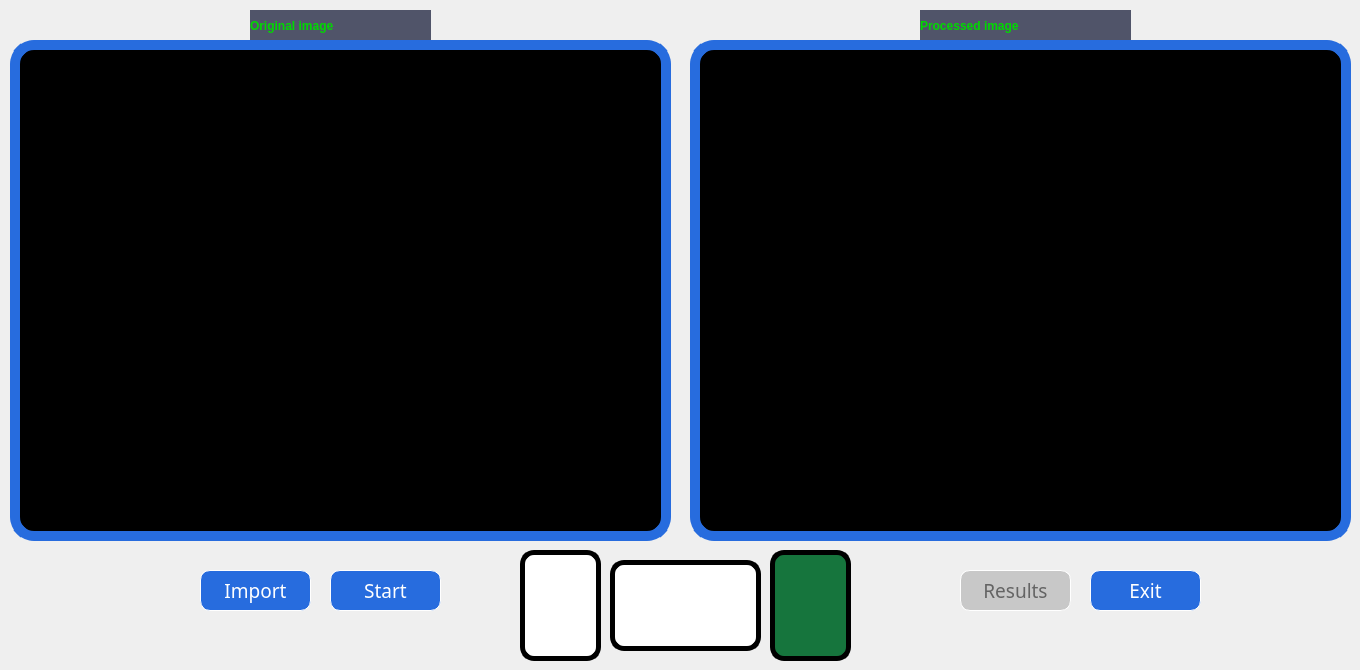
  <widget class="QWidget" name="centralwidget">
   <property name="autoFillBackground">
    <bool>false</bool>
   </property>
   <widget class="QLabel" name="lb_Original">
    <property name="geometry">
     <rect>
      <x>10</x>
      <y>40</y>
      <width>661</width>
      <height>501</height>
     </rect>
    </property>
    <property name="minimumSize">
     <size>
      <width>0</width>
      <height>0</height>
     </size>
    </property>
    <property name="palette">
     <palette>
      <active>
       <colorrole role="WindowText">
        <brush brushstyle="SolidPattern">
         <color alpha="255">
          <red>255</red>
          <green>255</green>
          <blue>255</blue>
         </color>
        </brush>
       </colorrole>
       <colorrole role="Button">
        <brush brushstyle="SolidPattern">
         <color alpha="255">
          <red>0</red>
          <green>0</green>
          <blue>0</blue>
         </color>
        </brush>
       </colorrole>
       <colorrole role="Light">
        <brush brushstyle="SolidPattern">
         <color alpha="255">
          <red>0</red>
          <green>0</green>
          <blue>0</blue>
         </color>
        </brush>
       </colorrole>
       <colorrole role="Midlight">
        <brush brushstyle="SolidPattern">
         <color alpha="255">
          <red>0</red>
          <green>0</green>
          <blue>0</blue>
         </color>
        </brush>
       </colorrole>
       <colorrole role="Dark">
        <brush brushstyle="SolidPattern">
         <color alpha="255">
          <red>0</red>
          <green>0</green>
          <blue>0</blue>
         </color>
        </brush>
       </colorrole>
       <colorrole role="Mid">
        <brush brushstyle="SolidPattern">
         <color alpha="255">
          <red>0</red>
          <green>0</green>
          <blue>0</blue>
         </color>
        </brush>
       </colorrole>
       <colorrole role="Text">
        <brush brushstyle="SolidPattern">
         <color alpha="255">
          <red>255</red>
          <green>255</green>
          <blue>255</blue>
         </color>
        </brush>
       </colorrole>
       <colorrole role="BrightText">
        <brush brushstyle="SolidPattern">
         <color alpha="255">
          <red>255</red>
          <green>255</green>
          <blue>255</blue>
         </color>
        </brush>
       </colorrole>
       <colorrole role="ButtonText">
        <brush brushstyle="SolidPattern">
         <color alpha="255">
          <red>255</red>
          <green>255</green>
          <blue>255</blue>
         </color>
        </brush>
       </colorrole>
       <colorrole role="Base">
        <brush brushstyle="SolidPattern">
         <color alpha="255">
          <red>0</red>
          <green>0</green>
          <blue>0</blue>
         </color>
        </brush>
       </colorrole>
       <colorrole role="Window">
        <brush brushstyle="SolidPattern">
         <color alpha="255">
          <red>0</red>
          <green>0</green>
          <blue>0</blue>
         </color>
        </brush>
       </colorrole>
       <colorrole role="Shadow">
        <brush brushstyle="SolidPattern">
         <color alpha="255">
          <red>0</red>
          <green>0</green>
          <blue>0</blue>
         </color>
        </brush>
       </colorrole>
       <colorrole role="AlternateBase">
        <brush brushstyle="SolidPattern">
         <color alpha="255">
          <red>0</red>
          <green>0</green>
          <blue>0</blue>
         </color>
        </brush>
       </colorrole>
       <colorrole role="ToolTipBase">
        <brush brushstyle="SolidPattern">
         <color alpha="255">
          <red>255</red>
          <green>255</green>
          <blue>220</blue>
         </color>
        </brush>
       </colorrole>
       <colorrole role="ToolTipText">
        <brush brushstyle="SolidPattern">
         <color alpha="255">
          <red>0</red>
          <green>0</green>
          <blue>0</blue>
         </color>
        </brush>
       </colorrole>
      </active>
      <inactive>
       <colorrole role="WindowText">
        <brush brushstyle="SolidPattern">
         <color alpha="255">
          <red>255</red>
          <green>255</green>
          <blue>255</blue>
         </color>
        </brush>
       </colorrole>
       <colorrole role="Button">
        <brush brushstyle="SolidPattern">
         <color alpha="255">
          <red>0</red>
          <green>0</green>
          <blue>0</blue>
         </color>
        </brush>
       </colorrole>
       <colorrole role="Light">
        <brush brushstyle="SolidPattern">
         <color alpha="255">
          <red>0</red>
          <green>0</green>
          <blue>0</blue>
         </color>
        </brush>
       </colorrole>
       <colorrole role="Midlight">
        <brush brushstyle="SolidPattern">
         <color alpha="255">
          <red>0</red>
          <green>0</green>
          <blue>0</blue>
         </color>
        </brush>
       </colorrole>
       <colorrole role="Dark">
        <brush brushstyle="SolidPattern">
         <color alpha="255">
          <red>0</red>
          <green>0</green>
          <blue>0</blue>
         </color>
        </brush>
       </colorrole>
       <colorrole role="Mid">
        <brush brushstyle="SolidPattern">
         <color alpha="255">
          <red>0</red>
          <green>0</green>
          <blue>0</blue>
         </color>
        </brush>
       </colorrole>
       <colorrole role="Text">
        <brush brushstyle="SolidPattern">
         <color alpha="255">
          <red>255</red>
          <green>255</green>
          <blue>255</blue>
         </color>
        </brush>
       </colorrole>
       <colorrole role="BrightText">
        <brush brushstyle="SolidPattern">
         <color alpha="255">
          <red>255</red>
          <green>255</green>
          <blue>255</blue>
         </color>
        </brush>
       </colorrole>
       <colorrole role="ButtonText">
        <brush brushstyle="SolidPattern">
         <color alpha="255">
          <red>255</red>
          <green>255</green>
          <blue>255</blue>
         </color>
        </brush>
       </colorrole>
       <colorrole role="Base">
        <brush brushstyle="SolidPattern">
         <color alpha="255">
          <red>0</red>
          <green>0</green>
          <blue>0</blue>
         </color>
        </brush>
       </colorrole>
       <colorrole role="Window">
        <brush brushstyle="SolidPattern">
         <color alpha="255">
          <red>0</red>
          <green>0</green>
          <blue>0</blue>
         </color>
        </brush>
       </colorrole>
       <colorrole role="Shadow">
        <brush brushstyle="SolidPattern">
         <color alpha="255">
          <red>0</red>
          <green>0</green>
          <blue>0</blue>
         </color>
        </brush>
       </colorrole>
       <colorrole role="AlternateBase">
        <brush brushstyle="SolidPattern">
         <color alpha="255">
          <red>0</red>
          <green>0</green>
          <blue>0</blue>
         </color>
        </brush>
       </colorrole>
       <colorrole role="ToolTipBase">
        <brush brushstyle="SolidPattern">
         <color alpha="255">
          <red>255</red>
          <green>255</green>
          <blue>220</blue>
         </color>
        </brush>
       </colorrole>
       <colorrole role="ToolTipText">
        <brush brushstyle="SolidPattern">
         <color alpha="255">
          <red>0</red>
          <green>0</green>
          <blue>0</blue>
         </color>
        </brush>
       </colorrole>
      </inactive>
      <disabled>
       <colorrole role="WindowText">
        <brush brushstyle="SolidPattern">
         <color alpha="255">
          <red>0</red>
          <green>0</green>
          <blue>0</blue>
         </color>
        </brush>
       </colorrole>
       <colorrole role="Button">
        <brush brushstyle="SolidPattern">
         <color alpha="255">
          <red>0</red>
          <green>0</green>
          <blue>0</blue>
         </color>
        </brush>
       </colorrole>
       <colorrole role="Light">
        <brush brushstyle="SolidPattern">
         <color alpha="255">
          <red>0</red>
          <green>0</green>
          <blue>0</blue>
         </color>
        </brush>
       </colorrole>
       <colorrole role="Midlight">
        <brush brushstyle="SolidPattern">
         <color alpha="255">
          <red>0</red>
          <green>0</green>
          <blue>0</blue>
         </color>
        </brush>
       </colorrole>
       <colorrole role="Dark">
        <brush brushstyle="SolidPattern">
         <color alpha="255">
          <red>0</red>
          <green>0</green>
          <blue>0</blue>
         </color>
        </brush>
       </colorrole>
       <colorrole role="Mid">
        <brush brushstyle="SolidPattern">
         <color alpha="255">
          <red>0</red>
          <green>0</green>
          <blue>0</blue>
         </color>
        </brush>
       </colorrole>
       <colorrole role="Text">
        <brush brushstyle="SolidPattern">
         <color alpha="255">
          <red>0</red>
          <green>0</green>
          <blue>0</blue>
         </color>
        </brush>
       </colorrole>
       <colorrole role="BrightText">
        <brush brushstyle="SolidPattern">
         <color alpha="255">
          <red>255</red>
          <green>255</green>
          <blue>255</blue>
         </color>
        </brush>
       </colorrole>
       <colorrole role="ButtonText">
        <brush brushstyle="SolidPattern">
         <color alpha="255">
          <red>0</red>
          <green>0</green>
          <blue>0</blue>
         </color>
        </brush>
       </colorrole>
       <colorrole role="Base">
        <brush brushstyle="SolidPattern">
         <color alpha="255">
          <red>0</red>
          <green>0</green>
          <blue>0</blue>
         </color>
        </brush>
       </colorrole>
       <colorrole role="Window">
        <brush brushstyle="SolidPattern">
         <color alpha="255">
          <red>0</red>
          <green>0</green>
          <blue>0</blue>
         </color>
        </brush>
       </colorrole>
       <colorrole role="Shadow">
        <brush brushstyle="SolidPattern">
         <color alpha="255">
          <red>0</red>
          <green>0</green>
          <blue>0</blue>
         </color>
        </brush>
       </colorrole>
       <colorrole role="AlternateBase">
        <brush brushstyle="SolidPattern">
         <color alpha="255">
          <red>0</red>
          <green>0</green>
          <blue>0</blue>
         </color>
        </brush>
       </colorrole>
       <colorrole role="ToolTipBase">
        <brush brushstyle="SolidPattern">
         <color alpha="255">
          <red>255</red>
          <green>255</green>
          <blue>220</blue>
         </color>
        </brush>
       </colorrole>
       <colorrole role="ToolTipText">
        <brush brushstyle="SolidPattern">
         <color alpha="255">
          <red>0</red>
          <green>0</green>
          <blue>0</blue>
         </color>
        </brush>
       </colorrole>
      </disabled>
     </palette>
    </property>
    <property name="autoFillBackground">
     <bool>false</bool>
    </property>
    <property name="styleSheet">
     <string notr="true">QLabel
{
	background: rgb(0, 0, 0);
	border: 10px solid rgb(39, 108, 222);
	border-radius: 24px;
	font: 75 14pt &quot;Reboto Medium&quot;;
}
</string>
    </property>
    <property name="text">
     <string/>
    </property>
    <property name="scaledContents">
     <bool>true</bool>
    </property>
    <property name="margin">
     <number>5</number>
    </property>
   </widget>
   <widget class="QLabel" name="lb_Procesado">
    <property name="geometry">
     <rect>
      <x>690</x>
      <y>40</y>
      <width>661</width>
      <height>501</height>
     </rect>
    </property>
    <property name="palette">
     <palette>
      <active>
       <colorrole role="WindowText">
        <brush brushstyle="SolidPattern">
         <color alpha="255">
          <red>255</red>
          <green>255</green>
          <blue>255</blue>
         </color>
        </brush>
       </colorrole>
       <colorrole role="Button">
        <brush brushstyle="SolidPattern">
         <color alpha="255">
          <red>0</red>
          <green>0</green>
          <blue>0</blue>
         </color>
        </brush>
       </colorrole>
       <colorrole role="Light">
        <brush brushstyle="SolidPattern">
         <color alpha="255">
          <red>0</red>
          <green>0</green>
          <blue>0</blue>
         </color>
        </brush>
       </colorrole>
       <colorrole role="Midlight">
        <brush brushstyle="SolidPattern">
         <color alpha="255">
          <red>0</red>
          <green>0</green>
          <blue>0</blue>
         </color>
        </brush>
       </colorrole>
       <colorrole role="Dark">
        <brush brushstyle="SolidPattern">
         <color alpha="255">
          <red>0</red>
          <green>0</green>
          <blue>0</blue>
         </color>
        </brush>
       </colorrole>
       <colorrole role="Mid">
        <brush brushstyle="SolidPattern">
         <color alpha="255">
          <red>0</red>
          <green>0</green>
          <blue>0</blue>
         </color>
        </brush>
       </colorrole>
       <colorrole role="Text">
        <brush brushstyle="SolidPattern">
         <color alpha="255">
          <red>255</red>
          <green>255</green>
          <blue>255</blue>
         </color>
        </brush>
       </colorrole>
       <colorrole role="BrightText">
        <brush brushstyle="SolidPattern">
         <color alpha="255">
          <red>255</red>
          <green>255</green>
          <blue>255</blue>
         </color>
        </brush>
       </colorrole>
       <colorrole role="ButtonText">
        <brush brushstyle="SolidPattern">
         <color alpha="255">
          <red>255</red>
          <green>255</green>
          <blue>255</blue>
         </color>
        </brush>
       </colorrole>
       <colorrole role="Base">
        <brush brushstyle="SolidPattern">
         <color alpha="255">
          <red>0</red>
          <green>0</green>
          <blue>0</blue>
         </color>
        </brush>
       </colorrole>
       <colorrole role="Window">
        <brush brushstyle="SolidPattern">
         <color alpha="255">
          <red>0</red>
          <green>0</green>
          <blue>0</blue>
         </color>
        </brush>
       </colorrole>
       <colorrole role="Shadow">
        <brush brushstyle="SolidPattern">
         <color alpha="255">
          <red>0</red>
          <green>0</green>
          <blue>0</blue>
         </color>
        </brush>
       </colorrole>
       <colorrole role="AlternateBase">
        <brush brushstyle="SolidPattern">
         <color alpha="255">
          <red>0</red>
          <green>0</green>
          <blue>0</blue>
         </color>
        </brush>
       </colorrole>
       <colorrole role="ToolTipBase">
        <brush brushstyle="SolidPattern">
         <color alpha="255">
          <red>255</red>
          <green>255</green>
          <blue>220</blue>
         </color>
        </brush>
       </colorrole>
       <colorrole role="ToolTipText">
        <brush brushstyle="SolidPattern">
         <color alpha="255">
          <red>0</red>
          <green>0</green>
          <blue>0</blue>
         </color>
        </brush>
       </colorrole>
      </active>
      <inactive>
       <colorrole role="WindowText">
        <brush brushstyle="SolidPattern">
         <color alpha="255">
          <red>255</red>
          <green>255</green>
          <blue>255</blue>
         </color>
        </brush>
       </colorrole>
       <colorrole role="Button">
        <brush brushstyle="SolidPattern">
         <color alpha="255">
          <red>0</red>
          <green>0</green>
          <blue>0</blue>
         </color>
        </brush>
       </colorrole>
       <colorrole role="Light">
        <brush brushstyle="SolidPattern">
         <color alpha="255">
          <red>0</red>
          <green>0</green>
          <blue>0</blue>
         </color>
        </brush>
       </colorrole>
       <colorrole role="Midlight">
        <brush brushstyle="SolidPattern">
         <color alpha="255">
          <red>0</red>
          <green>0</green>
          <blue>0</blue>
         </color>
        </brush>
       </colorrole>
       <colorrole role="Dark">
        <brush brushstyle="SolidPattern">
         <color alpha="255">
          <red>0</red>
          <green>0</green>
          <blue>0</blue>
         </color>
        </brush>
       </colorrole>
       <colorrole role="Mid">
        <brush brushstyle="SolidPattern">
         <color alpha="255">
          <red>0</red>
          <green>0</green>
          <blue>0</blue>
         </color>
        </brush>
       </colorrole>
       <colorrole role="Text">
        <brush brushstyle="SolidPattern">
         <color alpha="255">
          <red>255</red>
          <green>255</green>
          <blue>255</blue>
         </color>
        </brush>
       </colorrole>
       <colorrole role="BrightText">
        <brush brushstyle="SolidPattern">
         <color alpha="255">
          <red>255</red>
          <green>255</green>
          <blue>255</blue>
         </color>
        </brush>
       </colorrole>
       <colorrole role="ButtonText">
        <brush brushstyle="SolidPattern">
         <color alpha="255">
          <red>255</red>
          <green>255</green>
          <blue>255</blue>
         </color>
        </brush>
       </colorrole>
       <colorrole role="Base">
        <brush brushstyle="SolidPattern">
         <color alpha="255">
          <red>0</red>
          <green>0</green>
          <blue>0</blue>
         </color>
        </brush>
       </colorrole>
       <colorrole role="Window">
        <brush brushstyle="SolidPattern">
         <color alpha="255">
          <red>0</red>
          <green>0</green>
          <blue>0</blue>
         </color>
        </brush>
       </colorrole>
       <colorrole role="Shadow">
        <brush brushstyle="SolidPattern">
         <color alpha="255">
          <red>0</red>
          <green>0</green>
          <blue>0</blue>
         </color>
        </brush>
       </colorrole>
       <colorrole role="AlternateBase">
        <brush brushstyle="SolidPattern">
         <color alpha="255">
          <red>0</red>
          <green>0</green>
          <blue>0</blue>
         </color>
        </brush>
       </colorrole>
       <colorrole role="ToolTipBase">
        <brush brushstyle="SolidPattern">
         <color alpha="255">
          <red>255</red>
          <green>255</green>
          <blue>220</blue>
         </color>
        </brush>
       </colorrole>
       <colorrole role="ToolTipText">
        <brush brushstyle="SolidPattern">
         <color alpha="255">
          <red>0</red>
          <green>0</green>
          <blue>0</blue>
         </color>
        </brush>
       </colorrole>
      </inactive>
      <disabled>
       <colorrole role="WindowText">
        <brush brushstyle="SolidPattern">
         <color alpha="255">
          <red>0</red>
          <green>0</green>
          <blue>0</blue>
         </color>
        </brush>
       </colorrole>
       <colorrole role="Button">
        <brush brushstyle="SolidPattern">
         <color alpha="255">
          <red>0</red>
          <green>0</green>
          <blue>0</blue>
         </color>
        </brush>
       </colorrole>
       <colorrole role="Light">
        <brush brushstyle="SolidPattern">
         <color alpha="255">
          <red>0</red>
          <green>0</green>
          <blue>0</blue>
         </color>
        </brush>
       </colorrole>
       <colorrole role="Midlight">
        <brush brushstyle="SolidPattern">
         <color alpha="255">
          <red>0</red>
          <green>0</green>
          <blue>0</blue>
         </color>
        </brush>
       </colorrole>
       <colorrole role="Dark">
        <brush brushstyle="SolidPattern">
         <color alpha="255">
          <red>0</red>
          <green>0</green>
          <blue>0</blue>
         </color>
        </brush>
       </colorrole>
       <colorrole role="Mid">
        <brush brushstyle="SolidPattern">
         <color alpha="255">
          <red>0</red>
          <green>0</green>
          <blue>0</blue>
         </color>
        </brush>
       </colorrole>
       <colorrole role="Text">
        <brush brushstyle="SolidPattern">
         <color alpha="255">
          <red>0</red>
          <green>0</green>
          <blue>0</blue>
         </color>
        </brush>
       </colorrole>
       <colorrole role="BrightText">
        <brush brushstyle="SolidPattern">
         <color alpha="255">
          <red>255</red>
          <green>255</green>
          <blue>255</blue>
         </color>
        </brush>
       </colorrole>
       <colorrole role="ButtonText">
        <brush brushstyle="SolidPattern">
         <color alpha="255">
          <red>0</red>
          <green>0</green>
          <blue>0</blue>
         </color>
        </brush>
       </colorrole>
       <colorrole role="Base">
        <brush brushstyle="SolidPattern">
         <color alpha="255">
          <red>0</red>
          <green>0</green>
          <blue>0</blue>
         </color>
        </brush>
       </colorrole>
       <colorrole role="Window">
        <brush brushstyle="SolidPattern">
         <color alpha="255">
          <red>0</red>
          <green>0</green>
          <blue>0</blue>
         </color>
        </brush>
       </colorrole>
       <colorrole role="Shadow">
        <brush brushstyle="SolidPattern">
         <color alpha="255">
          <red>0</red>
          <green>0</green>
          <blue>0</blue>
         </color>
        </brush>
       </colorrole>
       <colorrole role="AlternateBase">
        <brush brushstyle="SolidPattern">
         <color alpha="255">
          <red>0</red>
          <green>0</green>
          <blue>0</blue>
         </color>
        </brush>
       </colorrole>
       <colorrole role="ToolTipBase">
        <brush brushstyle="SolidPattern">
         <color alpha="255">
          <red>255</red>
          <green>255</green>
          <blue>220</blue>
         </color>
        </brush>
       </colorrole>
       <colorrole role="ToolTipText">
        <brush brushstyle="SolidPattern">
         <color alpha="255">
          <red>0</red>
          <green>0</green>
          <blue>0</blue>
         </color>
        </brush>
       </colorrole>
      </disabled>
     </palette>
    </property>
    <property name="autoFillBackground">
     <bool>false</bool>
    </property>
    <property name="styleSheet">
     <string notr="true">QLabel
{
	background: rgb(0, 0, 0);
	border: 10px solid rgb(39, 108, 222);
	border-radius: 24px;
	font: 75 14pt &quot;Reboto Medium&quot;;
}
</string>
    </property>
    <property name="lineWidth">
     <number>1</number>
    </property>
    <property name="text">
     <string/>
    </property>
    <property name="scaledContents">
     <bool>true</bool>
    </property>
    <property name="wordWrap">
     <bool>false</bool>
    </property>
    <property name="margin">
     <number>0</number>
    </property>
   </widget>
   <widget class="QPushButton" name="Importar">
    <property name="geometry">
     <rect>
      <x>200</x>
      <y>570</y>
      <width>111</width>
      <height>41</height>
     </rect>
    </property>
    <property name="font">
     <font>
      <family>Reboto Medium</family>
      <pointsize>14</pointsize>
      <weight>9</weight>
      <italic>false</italic>
      <bold>false</bold>
     </font>
    </property>
    <property name="cursor">
     <cursorShape>PointingHandCursor</cursorShape>
    </property>
    <property name="mouseTracking">
     <bool>true</bool>
    </property>
    <property name="styleSheet">
     <string notr="true">QPushButton
{
	color: white;
	background:  rgb(39, 108, 222);
	border: 1px solid white;
	border-radius: 10px;
	font: 75 14pt &quot;Reboto Medium&quot;;
}




</string>
    </property>
    <property name="text">
     <string>Import</string>
    </property>
   </widget>
   <widget class="QPushButton" name="Start">
    <property name="geometry">
     <rect>
      <x>330</x>
      <y>570</y>
      <width>111</width>
      <height>41</height>
     </rect>
    </property>
    <property name="font">
     <font>
      <family>Reboto Medium</family>
      <pointsize>14</pointsize>
      <weight>9</weight>
      <italic>false</italic>
      <bold>false</bold>
     </font>
    </property>
    <property name="cursor">
     <cursorShape>PointingHandCursor</cursorShape>
    </property>
    <property name="mouseTracking">
     <bool>true</bool>
    </property>
    <property name="styleSheet">
     <string notr="true">QPushButton
{
	color: white;
	background:  rgb(39, 108, 222);
	border: 1px solid white;
	border-radius: 10px;
	font: 75 14pt &quot;Reboto Medium&quot;;
}
</string>
    </property>
    <property name="text">
     <string>Start</string>
    </property>
   </widget>
   <widget class="QPushButton" name="Exit">
    <property name="geometry">
     <rect>
      <x>1090</x>
      <y>570</y>
      <width>111</width>
      <height>41</height>
     </rect>
    </property>
    <property name="font">
     <font>
      <family>Reboto Medium</family>
      <pointsize>14</pointsize>
      <weight>9</weight>
      <italic>false</italic>
      <bold>false</bold>
     </font>
    </property>
    <property name="cursor">
     <cursorShape>PointingHandCursor</cursorShape>
    </property>
    <property name="styleSheet">
     <string notr="true">QPushButton
{
	color: white;
	background:  rgb(39, 108, 222);
	border: 1px solid white;
	border-radius: 10px;
	font: 75 14pt &quot;Reboto Medium&quot;;
}
</string>
    </property>
    <property name="text">
     <string>Exit</string>
    </property>
   </widget>
   <widget class="QLabel" name="lb_udea">
    <property name="geometry">
     <rect>
      <x>520</x>
      <y>550</y>
      <width>81</width>
      <height>111</height>
     </rect>
    </property>
    <property name="acceptDrops">
     <bool>false</bool>
    </property>
    <property name="layoutDirection">
     <enum>Qt::LeftToRight</enum>
    </property>
    <property name="autoFillBackground">
     <bool>false</bool>
    </property>
    <property name="styleSheet">
     <string notr="true">QLabel
{
	background: rgb(255, 255, 255);
	border: 5px solid rgb(0,0,0);
	border-radius: 14px;

}</string>
    </property>
    <property name="frameShape">
     <enum>QFrame::NoFrame</enum>
    </property>
    <property name="frameShadow">
     <enum>QFrame::Raised</enum>
    </property>
    <property name="lineWidth">
     <number>1</number>
    </property>
    <property name="text">
     <string/>
    </property>
    <property name="pixmap">
     <pixmap>LogoUdea.png</pixmap>
    </property>
    <property name="scaledContents">
     <bool>true</bool>
    </property>
    <property name="alignment">
     <set>Qt::AlignBottom|Qt::AlignJustify</set>
    </property>
    <property name="wordWrap">
     <bool>true</bool>
    </property>
    <property name="margin">
     <number>0</number>
    </property>
   </widget>
   <widget class="QLabel" name="lb_gepar">
    <property name="geometry">
     <rect>
      <x>770</x>
      <y>550</y>
      <width>81</width>
      <height>111</height>
     </rect>
    </property>
    <property name="styleSheet">
     <string notr="true">QLabel
{
	background: rgb(22, 117, 61);
	border: 5px solid rgb(0,0,0);
	border-radius: 14px;

}</string>
    </property>
    <property name="text">
     <string/>
    </property>
    <property name="pixmap">
     <pixmap>LogoGepar.png</pixmap>
    </property>
    <property name="scaledContents">
     <bool>true</bool>
    </property>
    <property name="wordWrap">
     <bool>true</bool>
    </property>
    <property name="margin">
     <number>3</number>
    </property>
    <property name="indent">
     <number>-1</number>
    </property>
   </widget>
   <widget class="QLabel" name="lb_capiro">
    <property name="geometry">
     <rect>
      <x>610</x>
      <y>560</y>
      <width>151</width>
      <height>91</height>
     </rect>
    </property>
    <property name="styleSheet">
     <string notr="true">QLabel
{
	background: rgb(255, 255, 255);
	border: 5px solid rgb(0,0,0);
	border-radius: 14px;

}</string>
    </property>
    <property name="text">
     <string/>
    </property>
    <property name="pixmap">
     <pixmap>LogoCapiro.png</pixmap>
    </property>
    <property name="scaledContents">
     <bool>true</bool>
    </property>
    <property name="alignment">
     <set>Qt::AlignCenter</set>
    </property>
    <property name="wordWrap">
     <bool>true</bool>
    </property>
    <property name="margin">
     <number>3</number>
    </property>
    <property name="openExternalLinks">
     <bool>true</bool>
    </property>
   </widget>
   <widget class="QPushButton" name="Results">
    <property name="enabled">
     <bool>true</bool>
    </property>
    <property name="geometry">
     <rect>
      <x>960</x>
      <y>570</y>
      <width>111</width>
      <height>41</height>
     </rect>
    </property>
    <property name="font">
     <font>
      <family>Reboto Medium</family>
      <pointsize>14</pointsize>
      <weight>9</weight>
      <italic>false</italic>
      <bold>false</bold>
     </font>
    </property>
    <property name="cursor">
     <cursorShape>ForbiddenCursor</cursorShape>
    </property>
    <property name="mouseTracking">
     <bool>true</bool>
    </property>
    <property name="styleSheet">
     <string notr="true">QPushButton
{
	color: rgb(100,100,100);
	background:  rgb(200, 200, 200);
	border: 1px solid white;
	border-radius: 10px;
	font: 75 14pt &quot;Reboto Medium&quot;;
}
</string>
    </property>
    <property name="text">
     <string>Results</string>
    </property>
   </widget>
   <widget class="QLabel" name="label">
    <property name="geometry">
     <rect>
      <x>250</x>
      <y>10</y>
      <width>181</width>
      <height>31</height>
     </rect>
    </property>
    <property name="styleSheet">
     <string notr="true">QLabel
{
	color: rgb(0,217,0);
	background: rgb(80, 84, 105);
	font: 75 18pt &quot;Reboto Medium&quot;;
	font-weight: 600;
}
</string>
    </property>
    <property name="text">
     <string>Original image</string>
    </property>
   </widget>
   <widget class="QLabel" name="label_3">
    <property name="geometry">
     <rect>
      <x>920</x>
      <y>10</y>
      <width>211</width>
      <height>31</height>
     </rect>
    </property>
    <property name="styleSheet">
     <string notr="true">QLabel
{
	color: rgb(0,217,0);
	background: rgb(80, 84, 105);
	font: 75 18pt &quot;Reboto Medium&quot;;
	font-weight: 600;
}
</string>
    </property>
    <property name="text">
     <string>Processed image</string>
    </property>
   </widget>
   <zorder>label_3</zorder>
   <zorder>label</zorder>
   <zorder>lb_Original</zorder>
   <zorder>lb_Procesado</zorder>
   <zorder>Importar</zorder>
   <zorder>Start</zorder>
   <zorder>Exit</zorder>
   <zorder>lb_gepar</zorder>
   <zorder>lb_capiro</zorder>
   <zorder>lb_udea</zorder>
   <zorder>Results</zorder>
  </widget>
